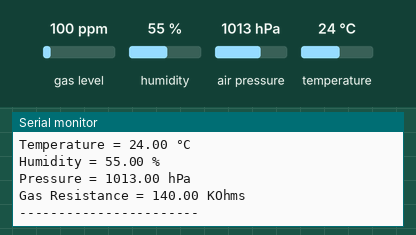
This sketch was run on a simulated Arduino Uno, built with avr-gcc and run on an emulated ATmega328P. Parts: the last lines printed to the serial monitor. Inputs (shaded band) come from the test bench; at power-on: gas level 100 ppm, humidity 55 %, air pressure 1013 hPa, temperature 24 °C.

Above: at 3.1 s.
3.2 s: gas level set to 20 ppm
At 5.5 s:
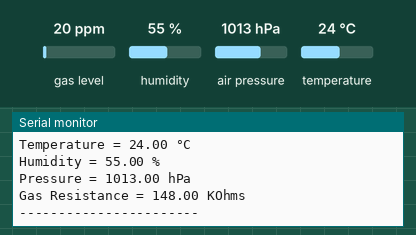
6.2 s: humidity set to 22 %
9.2 s: air pressure set to 952 hPa
At 12.0 s:
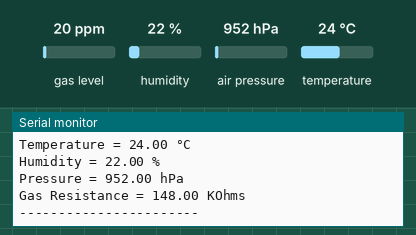

Measured:
- after the input at 3.2 s, the serial monitor: prints a new line after 1.5 s (image 1)
- after the input at 9.2 s, the serial monitor: prints a new line after 2.1 s (image 2)

The sketch:

sketch_feb7a.ino
```cpp
#include <Wire.h>
#include <Adafruit_Sensor.h>
#include <Adafruit_BME680.h>

#define SEALEVELPRESSURE_HPA (1013.25)

Adafruit_BME680 bme;  // I2C

void setup() {
  Serial.begin(9600);
  while (!Serial);

  Serial.println("BME680 test starting...");

  if (!bme.begin()) {
    Serial.println("❌ Could not find BME680 sensor!");
    while (1);
  }

  // Sensor configuration
  bme.setTemperatureOversampling(BME680_OS_8X);
  bme.setHumidityOversampling(BME680_OS_2X);
  bme.setPressureOversampling(BME680_OS_4X);
  bme.setIIRFilterSize(BME680_FILTER_SIZE_3);
  bme.setGasHeater(320, 150); // 320°C for 150 ms

  Serial.println("✅ BME680 initialized successfully");
}

void loop() {
  if (!bme.performReading()) {
    Serial.println("Failed to perform reading");
    return;
  }

  Serial.print("Temperature = ");
  Serial.print(bme.temperature);
  Serial.println(" °C");

  Serial.print("Humidity = ");
  Serial.print(bme.humidity);
  Serial.println(" %");

  Serial.print("Pressure = ");
  Serial.print(bme.pressure / 100.0);
  Serial.println(" hPa");

  Serial.print("Gas Resistance = ");
  Serial.print(bme.gas_resistance / 1000.0);
  Serial.println(" KOhms");

  Serial.println("-----------------------");
  delay(2000);
}
```
